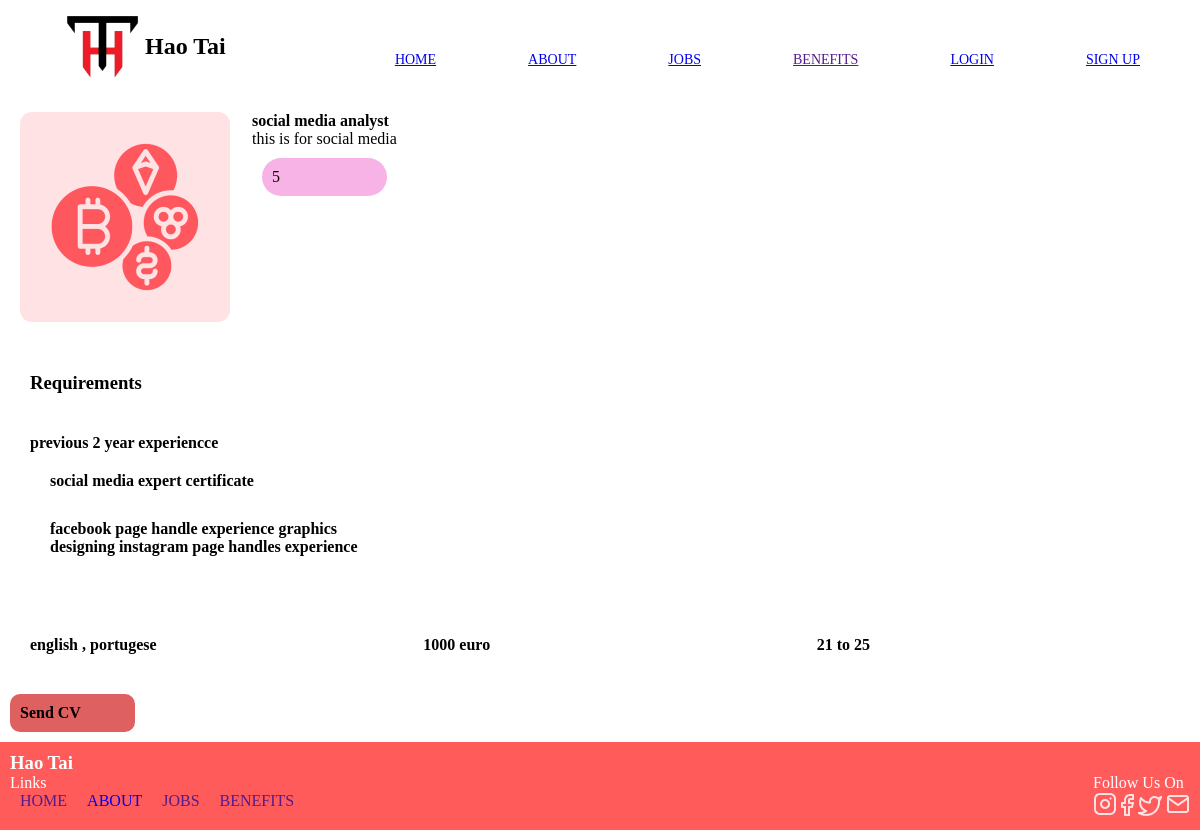
Screenshot of /crptojob/4 with the database file from the repository.
### web/models.py (models this page shows, shortened)
class jobs(models.Model):
    title = models.CharField(max_length=30)
    description =models.TextField()
    no_of_vacancy = models.IntegerField()
    images = models.ImageField(upload_to = 'jobimages')
    experience = models.TextField()
    documents =models.TextField()
    skills = models.TextField()
    language = models.TextField()
    salary = models.TextField()
    age = models.TextField()
    cat = models.ForeignKey('categories',on_delete=models.CASCADE,related_name='jobs')

### web/views.py (the view)
# urls.py: path('crptojob/<int:id>',views.crptojob, name = "crptojob"),
def crptojob(request,id):
    jos = jobs.objects.get(id = id)
    context = {
        'joi' : jos
    }
    return render(request,'crptojob.html',context)

### templates/crptojob.html (shortened to what this page needs)
{%extends 'base.html'%}
{%load static%}
{%block content%}
    <section class="subboxthree">
        <img src="../static/images/Frame 101.png" alt="">
        <div class="singleboxthree">
            <h4 class="cp2">{{joi.title}}</h4>
            <p>{{joi.description}}</p>
                <p class="innerthree">{{joi.no_of_vacancy}}</p>
        </div>
    </section>
    <section class="boxthreecrp">
        <div class="requirementscrp">
            <h3>Requirements</h3>
        </div>
<div class="boxthreefullcrp" >
    <div class="beforearrivalcrp" >
        <div>
            <h4>{{joi.experience}}</h4>
    <div class="beforearrivalcrp" >
    <div>
        <h4>{{joi.documents}}</h4>
    </div>
    </div>
    <div class="beforearrivalcrp" >
    <div>
        <h4>{{joi.skills}}</h4>
    </div>
   </div>
 </section>
 <section class="boxthreecrp">
    <div class="boxthreefullcrp" >
    <div class="beforearrivalcrp" >
        <div>
            <h4>{{joi.language}}</h4>
        </div>
    </div>
    <div class="beforearrivalcrp" >
    <div>
        <h4>{{joi.salary}}</h4>
    </div>
    </div>
    <div class="beforearrivalcrp" >
    <div>
        <h4>{{joi.age}}</h4>
    </div>
 </div>
</section>
     <div>
        <div>
            <div class="sendcvcovercrp" >
               <h4>Send CV</h4>
            </div>
        </div>
     </div>
     {%endblock%}

### static/style.css (style rules this page uses)
* { margin: 0; padding: 0; }
.subboxthree { display: grid; grid-template-columns: repeat(5,1fr); padding: 20px; }
.singleboxthree { grid-column: span 4 ; }
.innerthree { background-color: rgb(247, 179, 230); border-radius: 20px; margin: 10px; padding: 10px; max-width: 105px; }
.boxthreecrp { display:grid ; padding: 10px; }
.requirementscrp { margin: 10px; padding: 10px; }
.beforearrivalcrp { margin: 10px; padding: 10px; }
.boxthreefullcrp { display: grid; grid-template-columns: repeat(3,1fr); }
.sendcvcovercrp { background:rgb(222, 96, 96) ; border-radius: 10px; width: 105px; margin: 10px; padding: 10px; }

### rows the page displays
jobs: title "social media analyst", description "this is for social media", no_of_vacancy "5", experience "previous 2 year experiencce", documents "social media expert certificate", skills "facebook page handle experience graphics designing instagram page handles experience", language "english , portugese", salary "1000 euro", age "21 to 25"
